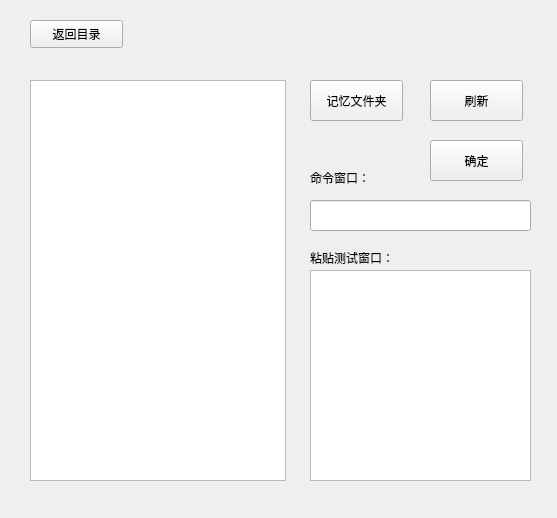
<?xml version="1.0" encoding="UTF-8"?>
<ui version="4.0">
 <class>Form</class>
 <widget class="QWidget" name="Form">
  <property name="geometry">
   <rect>
    <x>0</x>
    <y>0</y>
    <width>557</width>
    <height>518</height>
   </rect>
  </property>
  <property name="windowTitle">
   <string>Form</string>
  </property>
  <widget class="QTextBrowser" name="textBrowser">
   <property name="geometry">
    <rect>
     <x>30</x>
     <y>80</y>
     <width>256</width>
     <height>401</height>
    </rect>
   </property>
  </widget>
  <widget class="QPushButton" name="pushButton">
   <property name="geometry">
    <rect>
     <x>310</x>
     <y>80</y>
     <width>93</width>
     <height>41</height>
    </rect>
   </property>
   <property name="text">
    <string>记忆文件夹</string>
   </property>
  </widget>
  <widget class="QPushButton" name="pushButton_2">
   <property name="geometry">
    <rect>
     <x>430</x>
     <y>140</y>
     <width>93</width>
     <height>41</height>
    </rect>
   </property>
   <property name="text">
    <string>确定</string>
   </property>
   <property name="shortcut">
    <string>Return</string>
   </property>
  </widget>
  <widget class="QLabel" name="label">
   <property name="geometry">
    <rect>
     <x>310</x>
     <y>170</y>
     <width>72</width>
     <height>15</height>
    </rect>
   </property>
   <property name="text">
    <string>命令窗口：</string>
   </property>
  </widget>
  <widget class="QTextEdit" name="textEdit">
   <property name="geometry">
    <rect>
     <x>310</x>
     <y>270</y>
     <width>221</width>
     <height>211</height>
    </rect>
   </property>
  </widget>
  <widget class="QLabel" name="label_2">
   <property name="geometry">
    <rect>
     <x>310</x>
     <y>250</y>
     <width>111</width>
     <height>16</height>
    </rect>
   </property>
   <property name="text">
    <string>粘贴测试窗口：</string>
   </property>
  </widget>
  <widget class="QPushButton" name="pushButton_3">
   <property name="geometry">
    <rect>
     <x>30</x>
     <y>20</y>
     <width>93</width>
     <height>28</height>
    </rect>
   </property>
   <property name="text">
    <string>返回目录</string>
   </property>
  </widget>
  <widget class="QPushButton" name="pushButton_4">
   <property name="geometry">
    <rect>
     <x>430</x>
     <y>80</y>
     <width>93</width>
     <height>41</height>
    </rect>
   </property>
   <property name="text">
    <string>刷新</string>
   </property>
  </widget>
  <widget class="QLineEdit" name="lineEdit">
   <property name="geometry">
    <rect>
     <x>310</x>
     <y>200</y>
     <width>221</width>
     <height>31</height>
    </rect>
   </property>
   <property name="sizePolicy">
    <sizepolicy hsizetype="Expanding" vsizetype="Expanding">
     <horstretch>0</horstretch>
     <verstretch>0</verstretch>
    </sizepolicy>
   </property>
   <property name="cursor">
    <cursorShape>IBeamCursor</cursorShape>
   </property>
   <property name="focusPolicy">
    <enum>Qt::StrongFocus</enum>
   </property>
   <property name="layoutDirection">
    <enum>Qt::LeftToRight</enum>
   </property>
   <property name="text">
    <string/>
   </property>
   <property name="alignment">
    <set>Qt::AlignCenter</set>
   </property>
  </widget>
 </widget>
 <resources/>
 <connections/>
</ui>
